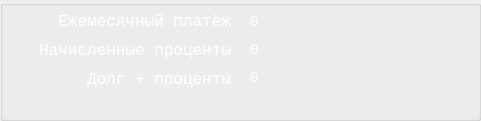
  <widget class="QGroupBox" name="groupBox_2">
   <property name="geometry">
    <rect>
     <x>20</x>
     <y>260</y>
     <width>481</width>
     <height>121</height>
    </rect>
   </property>
   <property name="font">
    <font>
     <family>Courier</family>
     <italic>false</italic>
     <bold>false</bold>
     <stylestrategy>PreferDefault</stylestrategy>
    </font>
   </property>
   <property name="styleSheet">
    <string notr="true"/>
   </property>
   <property name="title">
    <string/>
   </property>
   <widget class="QLabel" name="label_5">
    <property name="geometry">
     <rect>
      <x>50</x>
      <y>10</y>
      <width>181</width>
      <height>21</height>
     </rect>
    </property>
    <property name="styleSheet">
     <string notr="true">QLabel {
	font: 16px Courier New;
	color: white;
}</string>
    </property>
    <property name="text">
     <string>Ежемесячный платёж</string>
    </property>
    <property name="alignment">
     <set>Qt::AlignBottom|Qt::AlignRight|Qt::AlignTrailing</set>
    </property>
   </widget>
   <widget class="QLabel" name="label_6">
    <property name="geometry">
     <rect>
      <x>30</x>
      <y>30</y>
      <width>201</width>
      <height>41</height>
     </rect>
    </property>
    <property name="styleSheet">
     <string notr="true">QLabel {
	font: 16px Courier New;
	color: white;
}</string>
    </property>
    <property name="text">
     <string>Начисленные проценты</string>
    </property>
    <property name="alignment">
     <set>Qt::AlignRight|Qt::AlignTrailing|Qt::AlignVCenter</set>
    </property>
   </widget>
   <widget class="QLabel" name="label_7">
    <property name="geometry">
     <rect>
      <x>70</x>
      <y>70</y>
      <width>161</width>
      <height>41</height>
     </rect>
    </property>
    <property name="styleSheet">
     <string notr="true">QLabel {
	font: 16px Courier New;
	color: white;
}</string>
    </property>
    <property name="text">
     <string>Долг + проценты</string>
    </property>
    <property name="alignment">
     <set>Qt::AlignRight|Qt::AlignTop|Qt::AlignTrailing</set>
    </property>
   </widget>
   <widget class="QLabel" name="month_pay">
    <property name="geometry">
     <rect>
      <x>250</x>
      <y>0</y>
      <width>231</width>
      <height>31</height>
     </rect>
    </property>
    <property name="styleSheet">
     <string notr="true">QLabel {
	font: 14px Courier New;
	color: white;
}</string>
    </property>
    <property name="text">
     <string>0</string>
    </property>
    <property name="alignment">
     <set>Qt::AlignBottom|Qt::AlignLeading|Qt::AlignLeft</set>
    </property>
   </widget>
   <widget class="QLabel" name="percent_pay">
    <property name="geometry">
     <rect>
      <x>250</x>
      <y>30</y>
      <width>231</width>
      <height>41</height>
     </rect>
    </property>
    <property name="styleSheet">
     <string notr="true">QLabel {
	font: 14px Courier New;
	color: white;
}</string>
    </property>
    <property name="text">
     <string>0</string>
    </property>
   </widget>
   <widget class="QLabel" name="all_sum">
    <property name="geometry">
     <rect>
      <x>250</x>
      <y>70</y>
      <width>231</width>
      <height>41</height>
     </rect>
    </property>
    <property name="styleSheet">
     <string notr="true">QLabel {
	font: 14px Courier New;
	color: white;
}</string>
    </property>
    <property name="text">
     <string>0</string>
    </property>
    <property name="alignment">
     <set>Qt::AlignLeading|Qt::AlignLeft|Qt::AlignTop</set>
    </property>
   </widget>
  </widget>
